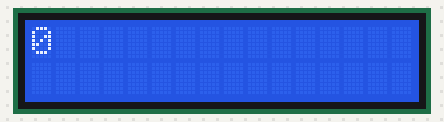
A sketch run on a simulated Arduino Uno, built with avr-gcc and run on an emulated ATmega328P. Shown: 16×2 character LCD.

Above: at 0.1 s.
At 1.1 s:
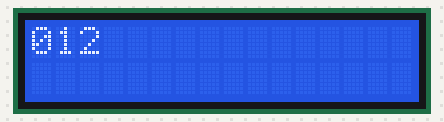
At 2.6 s:
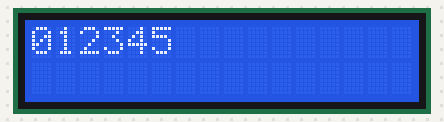
At 5.1 s:
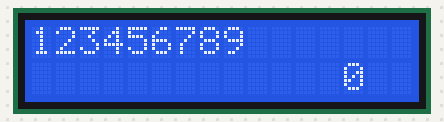
At 7.6 s:
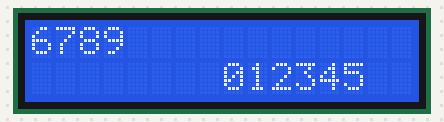
At 10.6 s:
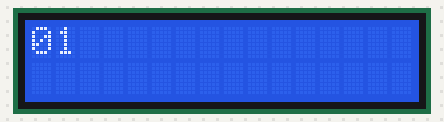

Measured:
- by itself, everything shown: repeats every 10.0 s, in 21 steps
- what the display in image 1 shows lasts 0.5 s, from 1.1 s to 1.6 s

The sketch:

LCD1602_2.ino
```cpp
#include <LiquidCrystal.h>

// Создаем константы контактов для подключения к ардуино.
const int RS = 4, EN = 5, D4 = 10, D5 = 11, D6 = 12, D7 = 13;


// Инициализируем объект-экран.
LiquidCrystal lcd(RS, EN, D4, D5, D6, D7);

void setup() {
  lcd.begin(16,2);
}

void loop() {
  // Устанавливаем курсор в позицию (0, 0)
  lcd.setCursor(0, 0);
  // Выводим цифры от 0 до 9
  for (int thisChar = 0; thisChar < 10; thisChar++) {
    lcd.print(thisChar);
    delay(500);
  }

  // Устанавливаем курсор в (16, 1)
  lcd.setCursor(14, 1);
  // Включаем автоматичсекую прокрутку (все символы автоматически сдвигаются влево)
  lcd.autoscroll();
  // Печатаем от 0 до 9
  for (int thisChar = 0; thisChar < 10; thisChar++){
    lcd.print(thisChar);
    delay(500);
  }
  // Выключаем автоматическую прокрутку
  lcd.noAutoscroll();

  // Очищаем экран для следующей итерации
  lcd.clear();
}
```
